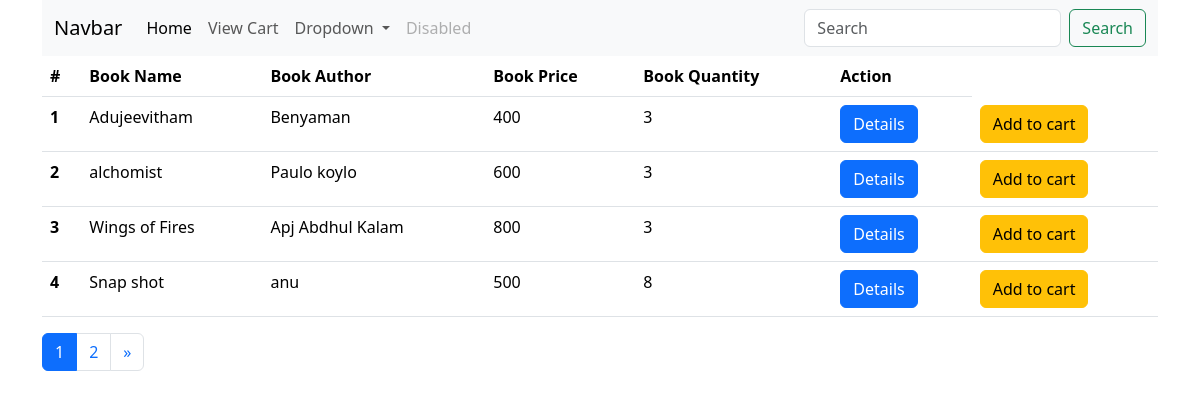
The page /user/ on the database its author committed.
### book_PP/models.py (models this page shows, shortened)
class Book(models.Model):
    title = models.CharField(max_length=200, null=True)
    price = models.IntegerField(null=True)
    image=models.ImageField(upload_to='book_media')
    quantity=models.IntegerField()
    author = models.ForeignKey(Author, on_delete=models.CASCADE)

class Author(models.Model):
    name = models.CharField(max_length=200, null=True)
    def __str__(self):
        return '{}'.format(self.name)

### userapp/views.py (the view)
# urls.py: path('',views.listBook, name='list_book'),
def listBook(request):
    books = Book.objects.all().order_by('id')  # Ensure books are ordered
    paginator = Paginator(books, 4)  # Paginate with 4 books per page
    page_number = request.GET.get('page')  # Get the page number from query parameters
    try:
        page = paginator.get_page(page_number)
    except EmptyPage:
        page = paginator.page(paginator.num_pages)  # Show the last page if out of bounds
    return render(request, 'user/userlistbook.html', {'books': books, 'page': page})

### templates/user/userlistbook.html (shortened to what this page needs)
<!DOCTYPE html>
<html lang="en">
<head>
    <link href="https://cdn.jsdelivr.net/npm/bootstrap@5.3.2/dist/css/bootstrap.min.css" rel="stylesheet">
</head>
<body>
<div class="container">
  <nav class="navbar navbar-expand-lg bg-body-tertiary">
  <div class="container-fluid">
    <a class="navbar-brand" href="#">Navbar</a>
    <div class="collapse navbar-collapse" id="navbarSupportedContent">
      <ul class="navbar-nav me-auto mb-2 mb-lg-0">
        <li class="nav-item">
          <a class="nav-link active" aria-current="page" href="#">Home</a>
        </li>
        <li class="nav-item">
          <a class="nav-link" href="{% url 'viewcart'%}">View Cart</a>
        </li>
        <li class="nav-item dropdown">
          <a class="nav-link dropdown-toggle" href="#" role="button" data-bs-toggle="dropdown" aria-expanded="false">
            Dropdown
          </a>
        </li>
        <li class="nav-item">
          <a class="nav-link disabled" aria-disabled="true">Disabled</a>
        </li>
      </ul>
      <form class="d-flex" role="search" method="get" action="{% url 'usersearch' %}">
        <input class="form-control me-2" type="search" placeholder="Search" aria-label="Search" name="q">
        <button class="btn btn-outline-success" type="submit">Search</button>
      </form>
    </div>
  </div>
</nav>
  <table class="table">
    <thead>
      <tr>
      <th scope="col">#</th>
      <th scope="col">Book Name</th>
      <th scope="col">Book Author</th>
            <th scope="col">Book Price</th>
      <th scope="col">Book Quantity</th>
      <th scope="col">Action</th>
    </tr>
  </thead>
  <tbody>
    {% for book in page %}
    <tr>
      <th scope="row">{{ forloop.counter }}</th>
      <td>{{ book.title }}</td>
      <td>{{ book.author }}</td>
      <td>{{ book.price }}</td>
      <td>{{ book.quantity }}</td>
        <td>
          <a href="{% url 'user_details' book.id %}" class="btn btn-primary">Details</a>
        </td>
      <td><a href="{% url 'addtocart' book.id%}" class="btn btn-warning">Add to cart</a></td>
      </tr>
      {% endfor %}
    </tbody>
  </table>
  <nav aria-label="Page navigation example">
    <ul class="pagination">
      {% for num in page.paginator.page_range %}
      <li class="page-item {% if page.number == num %}active{% endif %}">
        <a class="page-link" href="?page={{ num }}">{{ num }}</a>
      </li>
      {% endfor %}
      {% if page.has_next %}
      <li class="page-item">
        <a class="page-link" href="?page={{ page.next_page_number }}" aria-label="Next">
          <span aria-hidden="true">&raquo;</span>
        </a>
      </li>
      {% endif %}
    </ul>
  </nav>
</div>
</body>
</html>

### rows shown on the page
Book: title "Adujeevitham", author "Benyaman", price "400", quantity "3"
Book: title "alchomist", author "Paulo koylo", price "600", quantity "3"
Book: title "Wings of Fires", author "Apj Abdhul Kalam", price "800", quantity "3"
Book: title "Snap shot", author "anu", price "500", quantity "8"

### other values the page prints
{{ num }} "1" "2"
